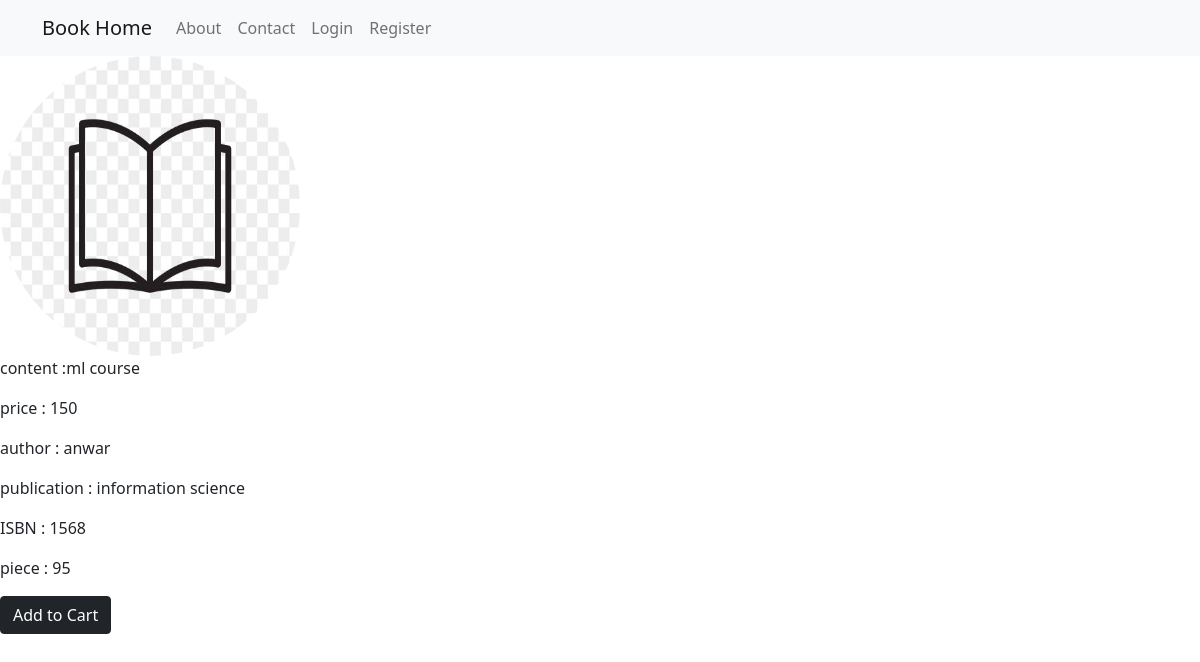
The page /book_info/8 on the database as committed earlier.
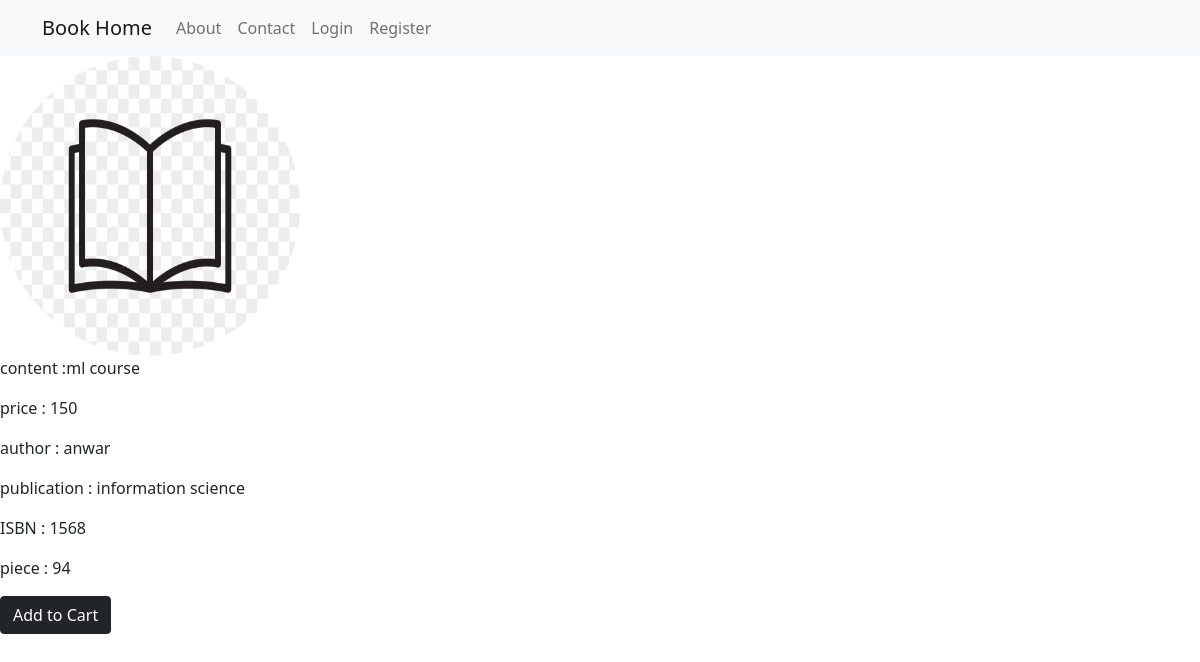
The same page on the database as committed later.
### Models.py (models this page shows, shortened)
class Book(db.Model, UserMixin):
    id = db.Column(db.Integer, primary_key=True)
    title = db.Column(db.String(100), nullable=False)
    author = db.Column(db.String(100), nullable=False)
    publication = db.Column(db.String(100), nullable=False)
    ISBN = db.Column(db.String(100), nullable=False)
    content = db.Column(db.Text, nullable=False)
    price = db.Column(db.Integer, nullable=False)
    piece=db.Column(db.Integer, nullable=False)
    image_file = db.Column(db.String(20), nullable=False, default='default.jpg')
    cart=db.relationship('Cart', backref='cartbook', lazy=True)
    orderbook=db.relationship('OrderBook', backref='orderbook', lazy=True)

### routes.py (the view)
@app.route("/book_info/<int:book_id>")
def book_info(book_id):
    book = Book.query.get_or_404(book_id)
    return render_template('infobook.html', book=book)

### templates/infobook.html (shortened to what this page needs)
{% extends "home.html" %}
  {% block content %}
  {% if book.piece <= 0 %}
		<h2>Out Of WetSite</h2>
		        {% if current_user.is_authenticated %}
		         {%if  current_user.username[:5] == "admin" and current_user.is_authenticated %}
                    <a class="btn btn-primary" href="{{ url_for('edit_book',book_id=book.id) }}" role="button">Edit</a>
            {%endif%}
        {%endif%}
	  {% else: %}
  <img class="rounded-circle article-img"
  {% if book.image_file[0] == "C" %}
  src="{{ url_for('static',filename='book_profile/' + 'defalt.jpg' ) }}" width = "300" height = "300">
  {%else%}
    src="{{ url_for('static',filename='book_profile/' + book.image_file ) }}" width = "300" height = "300">
  {%endif%}
            <div class="article-metadata">
            <p class="article-content">content :{{ book.content }}</p>
            <p class="article-content">price : {{ book.price }}</p>
            <p class="article-content">author : {{ book.author }}</p>
            <p class="article-content">publication : {{ book.publication }}</p>
            <p class="article-content">ISBN : {{ book.ISBN }}</p>
            <p class="article-content">piece : {{ book.piece }}</p>
            </div>
<div>
<a class="btn btn-dark" href="{{ url_for('addcart',book_id=book.id) }}" role="button">Add to Cart</a>
</div>
   {%endif%}
  {% endblock %}

Rows that differ between the two databases and show on the page:
changed Book "ml course": piece "95" → "94"
